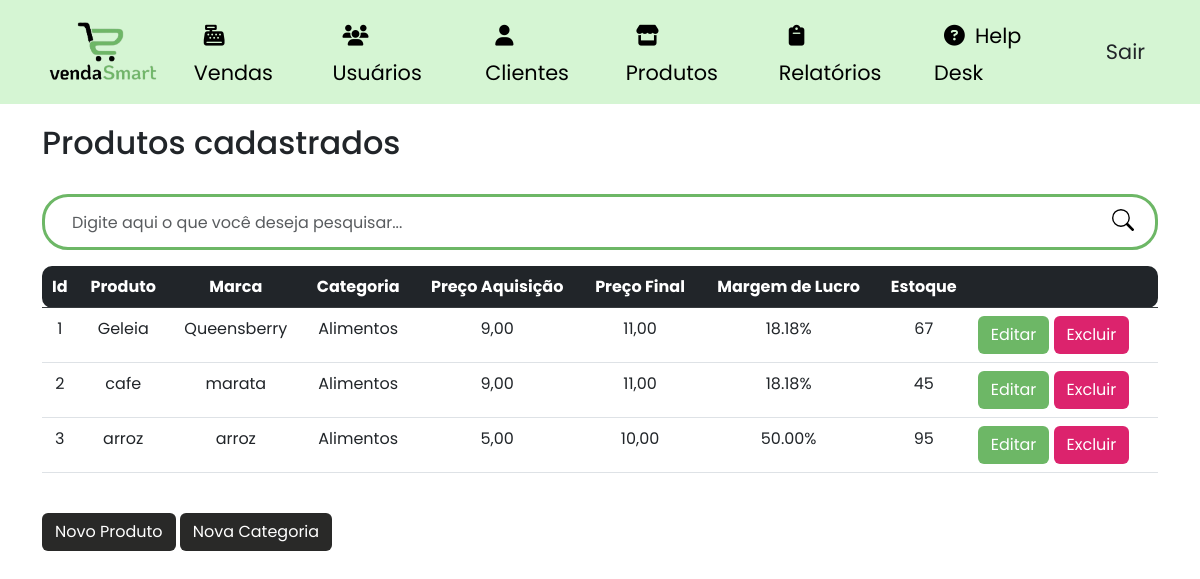
Before: /produtos (signed in) with the older database file.
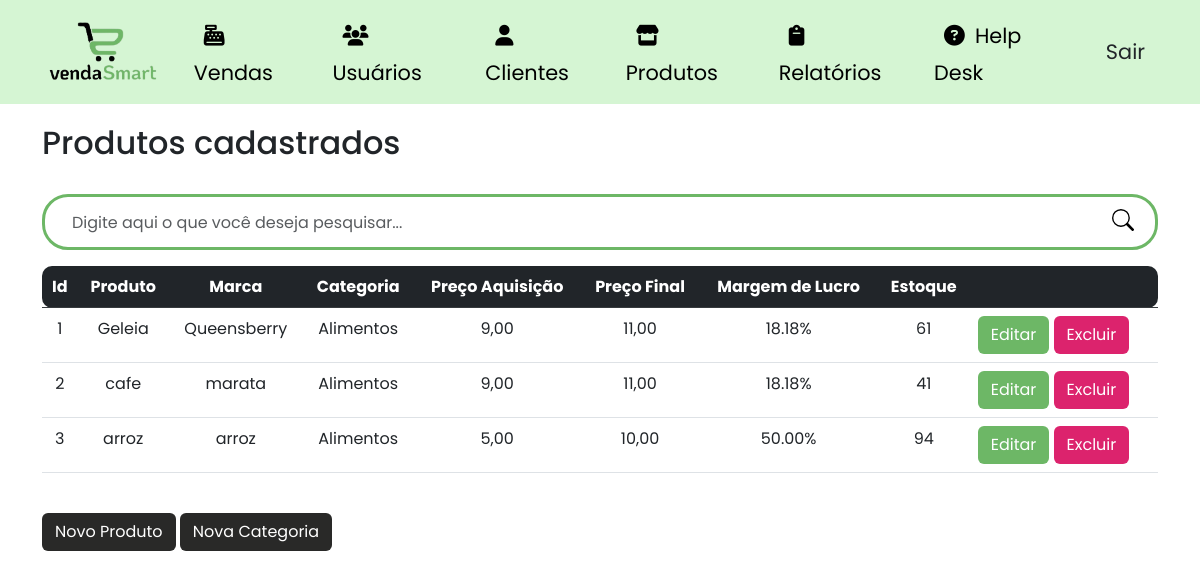
After: the same page with the newer database file.
### site_atividade/models/__init__.py (models this page shows, shortened)
class Produtos(database.Model):
    id_produtos = database.Column(database.Integer, primary_key=True)
    produto = database.Column(database.String, nullable=False)
    marca = database.Column(database.String, nullable=False)
    preco_aquisicao = database.Column(database.Float, nullable=False)
    preco = database.Column(database.Float, nullable=False)
    estoque = database.Column(database.Integer, nullable=False)
    margem_lucro = database.Column(database.Float, nullable=True)
    categoria_fk = database.Column(database.Integer, database.ForeignKey('categoria.id_categoria'), nullable=False)
    itens_venda = database.relationship('ItemVenda', backref='produto')

class Categoria(database.Model):
    id_categoria = database.Column(database.Integer, primary_key=True)
    categoria = database.Column(database.String, nullable=False)
    produtos = database.relationship('Produtos', backref='categoria', lazy=True)

### site_atividade/routers/__init__.py (the view)
@app.route("/produtos")
@login_required
def produtos():
    search_term = request.args.get('search')
    if search_term:
        produtos = Produtos.query.filter(Produtos.produto.ilike(f'%{search_term}%')).all()
    else:
        produtos = Produtos.query.all()
    categorias = Categoria.query.all()  # Obter todas as categorias
    return render_template('lista_produto.html', produtos=produtos, categorias=categorias)

### site_atividade/models/__init__.py (called while the page is built)
@login_manager.user_loader
def load_usuario(id_usuario):
    return Usuario.query.get(int(id_usuario))

### site_atividade/templates/lista_produto.html (shortened to what this page needs)
{% extends 'base.html' %}
{% block body %}
        <div class="container theme-showcase" role="main">
            <br>
            <div class="page-header">
                <h2 class="box-title col-md-12">Produtos cadastrados</h2>
            </div>
            <br>
            <div class="search-box">
                <form class="form-search" action="{{ url_for('produtos') }}" method="GET">
                    <div class="input-group form-group-search">
                        <input type="text" class="form-control form-control-search" placeholder="Digite aqui o que você deseja pesquisar..." id="search-input" name="search">
                        <span class="input-group-btn">
                            <button class="btn-search type="submit"></button>
                        </span>
                    </div>
                </form>
            </div>
            <div class="list-product">
                <table class="table table-hover scrollable-table">
                    <thead class="table-dark">
                        <tr>
                            <th class="text-center table-rounded-start">Id</th>
                            <th class="text-center">Produto</th>
                            <th class="text-center">Marca</th>
                            <th class="text-center">Categoria</th>
                            <th class="text-center">Preço Aquisição</th>
                            <th class="text-center">Preço Final</th>
                            <th class="text-center">Margem de Lucro</th>
                            <th class="text-center">Estoque</th>
                            <th class="table-rounded-end"> </th>
                        </tr>
                    </thead>
                    <tbody>
                    {% for produto in produtos %}
                        <tr data-href="#">
                           </td> <td class="text-center"> {{ produto.id_produtos }} </td>
                            <td class="text-center">{{ produto.produto }}</td>
                            <td class="text-center ">{{ produto.marca }}</td>
                            <td class="text-center">{{ produto.categoria.categoria }}</td>
                            <td class="text-center">{{ "{:.2f}".format(produto.preco_aquisicao).replace('.', ',') }}</td>
                            <td class="text-center">{{ "{:.2f}".format(produto.preco).replace('.', ',') }}</td>
                            <td class="text-center">{{ "{:.2f}%".format(produto.margem_lucro) }}</td>
                            <td class="text-center">{{ produto.estoque }}</td>
                            <td class="btn-edit-delete text-right">
                                <a class="btn btn-color1 text-white" data-toggle="modal" data-target="#editProdutoModal{{ produto.id_produtos }}">Editar</a>
                                <a class="btn btn-color2 text-white" data-toggle="modal" data-target="#deleteProdutoModal{{ produto.id_produtos }}">Excluir</a>
                            </td>
                        </tr>
                    {% endfor %}
                    </tbody>
                </table>
            </div>
            <br>
            <div class="pull-right">
                <button type="button" class="btn btn-color3" data-toggle="modal" data-target="#addProdutoModal">
                    Novo Produto
                </button>
                <button type="button" class="btn btn-color3" data-toggle="modal" data-target="#addCategoriaModal">
                    Nova Categoria
                </button>
            </div>
{% endblock %}

### site_atividade/templates/base.html (shortened to what this page needs)
<html lang="pt-BR">
    <head>
        <link href="https://cdn.jsdelivr.net/npm/bootstrap@5.3.0-alpha3/dist/css/bootstrap.min.css" rel="stylesheet">
        <link rel="stylesheet" href="{{ url_for('static', filename='css/product.css') }}">
        <link rel="stylesheet" href="{{ url_for('static', filename='css/navbar.css') }}">
        <link rel="stylesheet" href="{{ url_for('static', filename='css/style.css') }}">
        <link rel="stylesheet" href="{{ url_for('static', filename='css/vendas.css') }}">
        <link rel="stylesheet" href="{{ url_for('static', filename='css/usuario.css') }}">
        <link rel="stylesheet" href="https://cdnjs.cloudflare.com/ajax/libs/font-awesome/6.4.0/css/all.min.css"/>
        <link rel="stylesheet" href="https://cdn.jsdelivr.net/npm/bootstrap-icons@1.10.5/font/bootstrap-icons.css">
    </head>
    <body>
        {% include 'navbar.html' %}
        {% block body %}
        {% endblock %}
    </body>
</html>

### site_atividade/templates/navbar.html (shortened to what this page needs)
<nav class="navbar navbar-expand-lg fixed-top navbar-light">
  <div class="container">
    <a class="navbar-brand" href="#"
      ><img
        id="MDB-logo"
        src="static/image/logo-body7.png"
        alt="vendasSmart"
        draggable="false"
        height="70"
    /></a>
    <div class="collapse navbar-collapse nav-transition" id="navbarSupportedContent">
      <ul class="navbar-nav ms-auto align-items-center">
        {% if current_user.is_authenticated %}
        <li class="nav-item">
          <a class="nav-link mx-2" href="{{ url_for('vendas') }}"><i class="fa-solid fa-cash-register style="color: #000000;"></i>Vendas</a>
        </li>
        <li class="nav-item">
          <a class="nav-link mx-2" href="{{ url_for('usuarios') }}"><i class="fa-solid fa-users" style="color: #000000;"></i>Usuários</a>
        </li>
        <li class="nav-item">
          <a class="nav-link mx-2" href="{{ url_for('clientes') }}"><i class="fa-solid fa-user" style="color: #000000;"></i>Clientes</a>
        </li>
        <li class="nav-item">
          <a class="nav-link mx-2" href="{{ url_for('produtos') }}"><i class="fa-solid fa-store" style="color: #000000;"></i>Produtos</a>
        </li>
        <li class="nav-item">
          <a class="nav-link mx-2" href="{{ url_for('relatorio_vendas_diario') }}"><i class="fa-solid fa-clipboard" style="color: #000000;"></i>Relatórios</a>
        </li>
        <li class="nav-item">
          <a class="nav-link mx-2" href="{{ url_for('helpdesk') }}"><i class="fa-solid fa-circle-question" style="color: #000000;"></i>Help Desk</a>
        </li>
        <li class="nav-item ms-3">
            <a class="btn btn-black btn-rounded" href="{{ url_for('logout') }}">Sair</a>
        </li>
        {% else %}
        <li class="nav-item">
          <a class="nav-link mx-2" href="{{ url_for('login') }}"><i class="fas fa-heart pe-2"></i>Login</a>
        </li>
        {% endif %}
      </ul>
    </div>
  </div>
</nav>

### site_atividade/static/css/product.css (style rules this page uses)
.list-product { max-height: 550px; overflow: auto; }
.scrollable-table { overflow-y: auto; }
.form-search { grid-template-rows: 100vh; }
.form-group-search { border: 3px solid #6DB766; border-radius: 26px; padding: 5px 15px; }
.form-control-search { width: 350px; height: 40px; border : none; }
.btn-search { float: right; width: 34px; height: 36px; border: none; background: #fff; }
input[type="text"] { outline: none; box-shadow: none !important; }

### site_atividade/static/css/navbar.css (style rules this page uses)
.navbar-light .navbar-nav .nav-link { color: #000; }
.navbar { background-color: #D5F5D3; }
.collapse > ul > li > a { font-size: 1.3em; }
i { padding: 10px; }

### site_atividade/static/css/style.css (style rules this page uses)
body { padding-top: 100px; font-family: 'Poppins', sans-serif; }
.btn-color1 { background-color: #6DB766; transition: .5s; }
.btn-color2 { background-color: #DC236D; transition: .5s; }
.btn-color3 { background-color: #292928; transition: .5s; color: #fff; }
.table-rounded-start { border-top-left-radius: 10px; border-bottom-left-radius: 10px; }
.table-rounded-end { border-top-right-radius: 10px; border-bottom-right-radius: 10px; }

### site_atividade/static/css/vendas.css (style rules this page uses)
.scrollable-table { overflow-y: auto; }

Changed rows visible on the page:
changed Produtos "Geleia": estoque "67" → "61"
changed Produtos "cafe": estoque "45" → "41"
changed Produtos "arroz": estoque "95" → "94"
